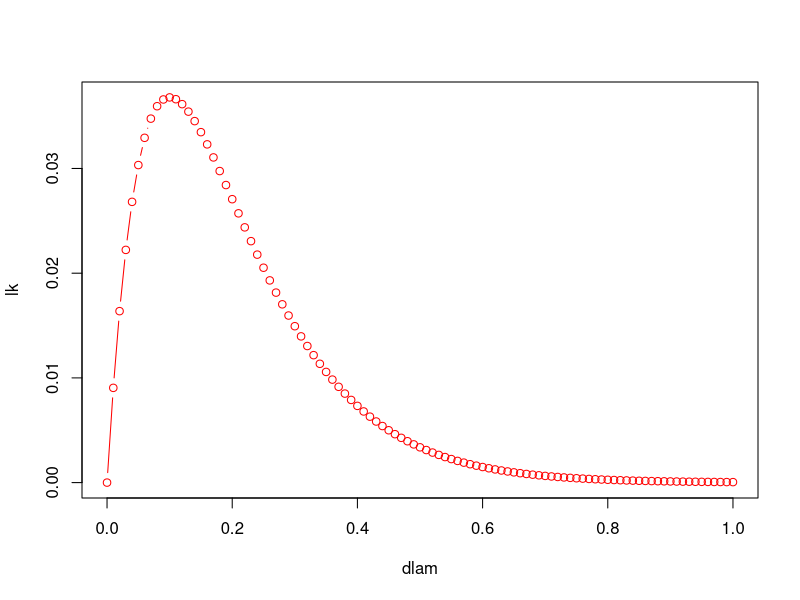

Recreate this plot in R.
#Using a poisson likelihood:


#data section begins

x1<-10#Wait time until the event of interest occurs

#data section ends

#the likelihood function for an observed data, x1 in the unit interval is, is given by

ExpLik<-function(lam,x1){
  lk<-lam*exp(-lam*x1)
  return (lk)
}

#Now we can look to find the value of the parameter 'p' for which the above likelihood function is maximum or (-likelihood is minimum):

# we can in the meanwhile plot and check the parameter value where the function might achieve its maximum:
dp<-0.01
lk<-array(0,integer(1/dp))
i=1
max1<- -10
lmax<-0
for(lam in seq(0,1,0.01)){
  lk[i]<-ExpLik(lam,x1)
  if(lk[i]>max1){
    max1<-lk[i]
    lmax<-lam
  }
  i=i+1
}
print(c(lmax,max1))
dlam<-seq(0,1,dp)
plot(dlam,lk,type='b',col='red')

#calculating where the maximum is reached can be tricky:
